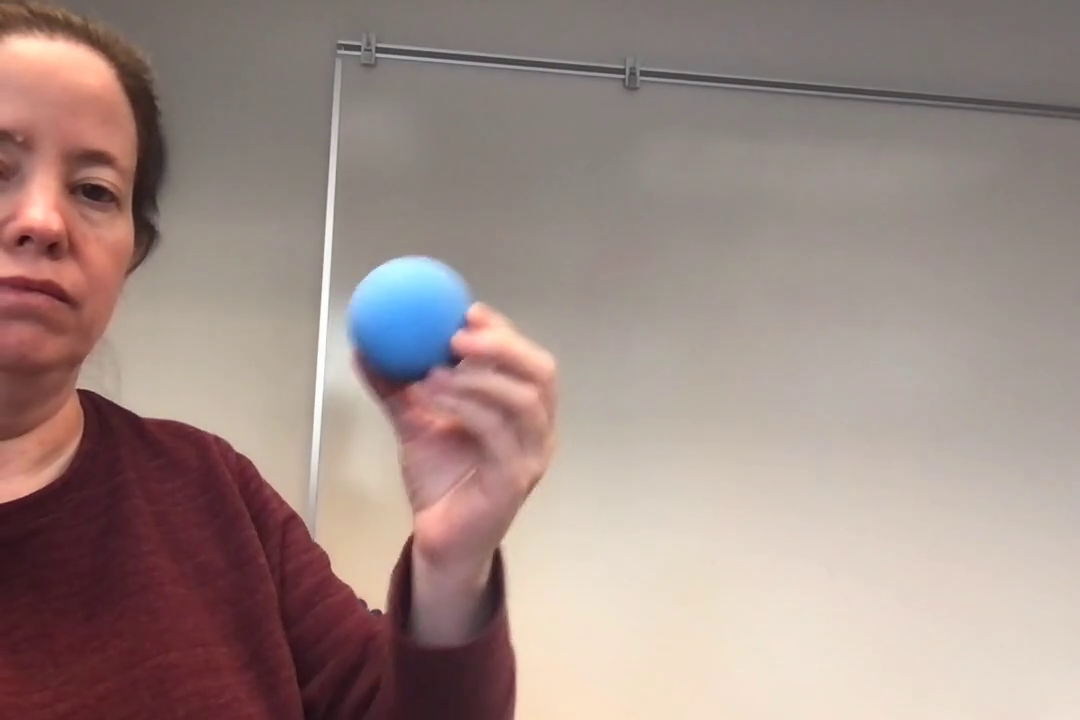
#> input picture frame 29 of BallPics&Video/Blue2/Blue2BG1.avi, 1080 x 720 px, given in place of Blue1BG3.avi, which was not available
$ python motionTrack.py
#> lines starting #> are read from the running program, lines starting #| are printed output that depends on the picture; after the words box and inside, x2 and y2 are one past the last pixel; in counts of white or black regions, pixels touching at a corner belong together; pictures that were not available may be replaced by others from this repository, and a replacement may not be noted
import cv2
import random

FILE_LOCATION = 'BallPics&Video/Blue1/Blue1BG3.avi'
CONTOUR_AREA_THRESH = 800
GAUSIAN_BLUR_SIZE = (15, 15)
PAUSED = False
MOTION_THRESH = 14
WHEN_BLUR = ['ON DIF', 'ON FRAME'][0]
DILATE_ITER = 10

cam = cv2.VideoCapture(FILE_LOCATION)

prevFrameImg = None
while prevFrameImg is None:
    prevFrameImg = cam.read()[1]
#> prevFrameImg is the input picture: shape (720, 1080, 3); mean B, G, R 133.8, 139.4, 159


currentFrame = None
playNextFrame = 0
recalculate = False

TRAJECTORY_BOUNDS = []


def intersection(a, b):
    x = max(a[0], b[0])
    y = max(a[1], b[1])
    w = min(a[0]+a[2], b[0]+b[2]) - x
    h = min(a[1]+a[3], b[1]+b[3]) - y
    if w < 0 or h < 0:
        return (0, 0, 0, 0)
    return (x, y, w, h)


def rectArea(rect):
    return rect[2] * rect[3]


def rectCenter(rect):
    x, y, w, h = rect
    return (x+int(w/2), y+int(h/2))


def updateTrajectory(contours):
    global TRAJECTORY_BOUNDS
    currBounds = [cv2.boundingRect(cont) for cont in contours if cv2.contourArea(
        cont) > CONTOUR_AREA_THRESH]
    if len(TRAJECTORY_BOUNDS) == 0:
        TRAJECTORY_BOUNDS = [[bound] for bound in currBounds if rectArea(
            bound) > 40 * CONTOUR_AREA_THRESH]

    seenTrajectories = set()
    for bound in currBounds:
        trajFound = False
        for index, trajBound in enumerate(TRAJECTORY_BOUNDS):
            if rectArea(intersection(trajBound[-1], bound)) > CONTOUR_AREA_THRESH and index not in seenTrajectories:
                trajBound.append(bound)
                trajFound = True
                seenTrajectories.add(index)
        if not trajFound and rectArea(bound) > 40 * CONTOUR_AREA_THRESH:
            TRAJECTORY_BOUNDS.append([bound])
            seenTrajectories.add(len(TRAJECTORY_BOUNDS)-1)


cv2.namedWindow('Frame difference Gray', cv2.WINDOW_NORMAL)
cv2.namedWindow('Thresh', cv2.WINDOW_NORMAL)
cv2.namedWindow('Contours', cv2.WINDOW_NORMAL)
cv2.namedWindow('ImgDiff', cv2.WINDOW_NORMAL)

cv2.setWindowProperty('Frame difference Gray', cv2.WND_PROP_TOPMOST, 1)
cv2.setWindowProperty('Thresh', cv2.WND_PROP_TOPMOST, 1)
cv2.setWindowProperty('Contours', cv2.WND_PROP_TOPMOST, 1)
cv2.setWindowProperty('ImgDiff', cv2.WND_PROP_TOPMOST, 1)

while True:
    if not PAUSED or playNextFrame or recalculate:
        if not recalculate:
            currentFrame = cam.read()[1]
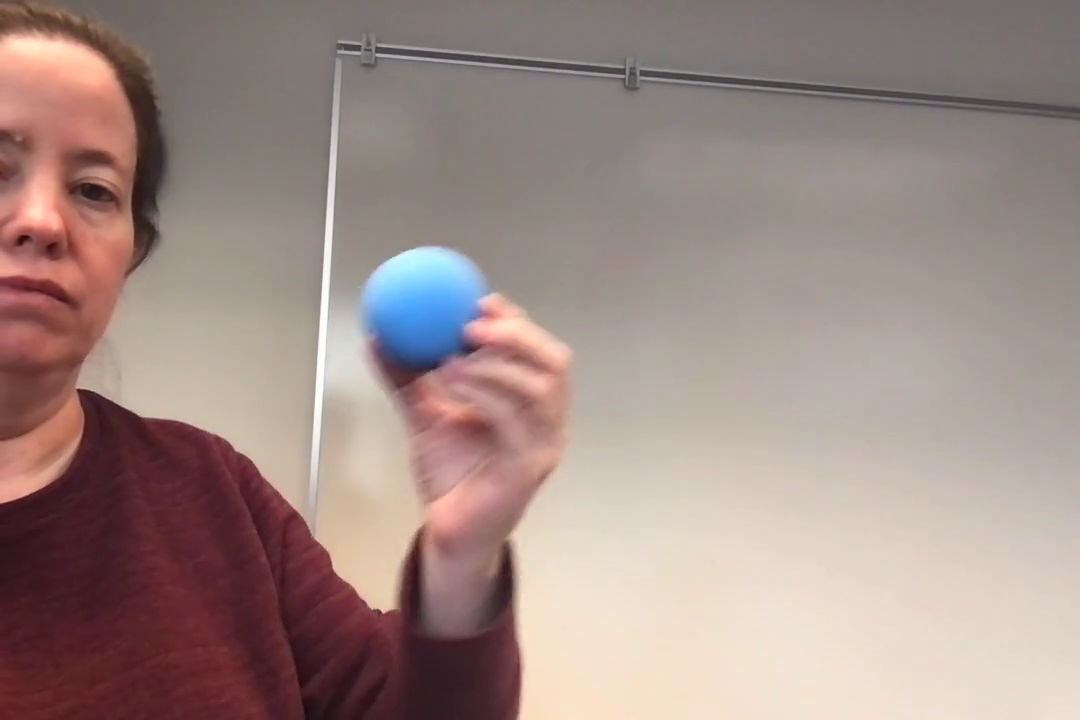
#> input picture frame 30 of BallPics&Video/Blue2/Blue2BG1.avi, 1080 x 720 px, given in place of Blue1BG3.avi, which was not available
#> currentFrame is the input picture: shape (720, 1080, 3); mean B, G, R 133.6, 139.2, 159
        playNextFrame -= bool(playNextFrame)
        recalculate = False

        if(currentFrame is None):
            cam = cv2.VideoCapture(FILE_LOCATION)
            prevFrameImg = None
            while prevFrameImg is None:
                prevFrameImg = cam.read()[1]
            TRAJECTORY_BOUNDS = []
            continue

        curFrameImg = currentFrame.copy()

        if WHEN_BLUR == 'ON FRAME':
            prevGausianImg = cv2.GaussianBlur(
                prevFrameImg, GAUSIAN_BLUR_SIZE, 0)
            curGausianImg = cv2.GaussianBlur(
                curFrameImg, GAUSIAN_BLUR_SIZE, 0)
            difImg = cv2.absdiff(prevGausianImg, curGausianImg)
        else:
            difImg = cv2.absdiff(prevFrameImg, curFrameImg)
            difImg = cv2.GaussianBlur(difImg, GAUSIAN_BLUR_SIZE, 0)

        grayDifImg = cv2.cvtColor(difImg, cv2.COLOR_BGR2GRAY)
        # grayDifImg = cv2.dilate(grayDifImg, None, iterations=DILATE_ITER)

        thresh = cv2.inRange(grayDifImg, MOTION_THRESH, 255)
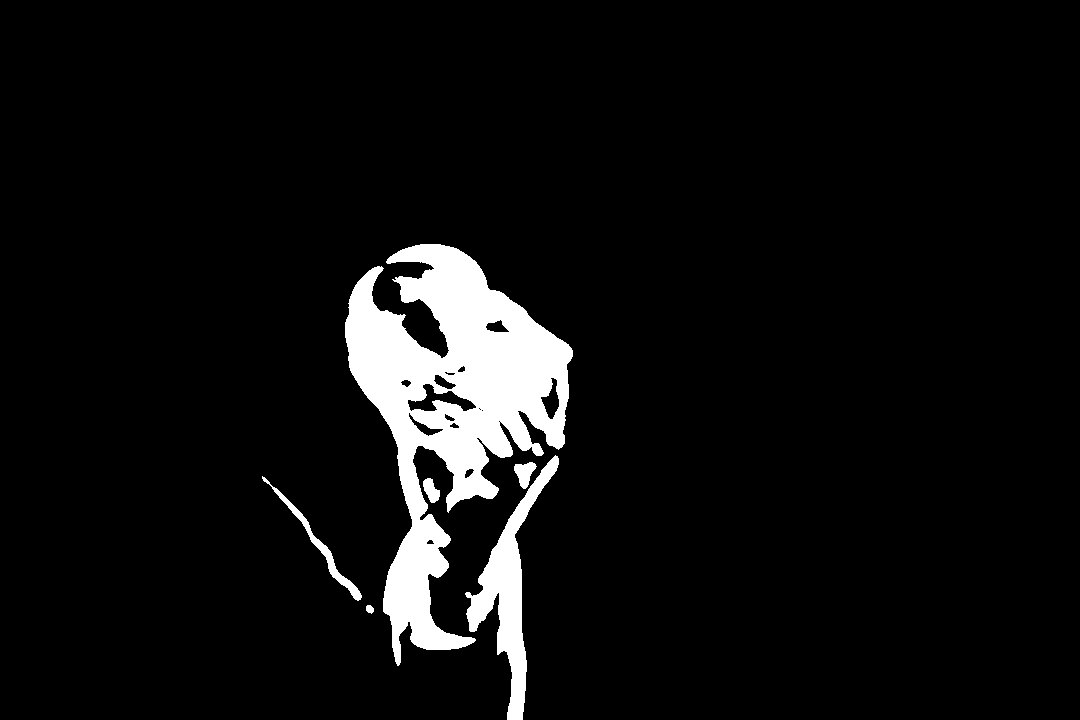
#> thresh: shape (720, 1080); 6.1% white; 6 white regions, box (x1, y1, x2, y2) and area: (345, 244, 573, 666) 39484, (465, 455, 559, 720) 6248, (262, 476, 362, 601) 967, (514, 462, 537, 489) 357, (423, 478, 440, 503) 265, (366, 605, 374, 614) 54
        thresh = cv2.dilate(thresh, None, iterations=DILATE_ITER)
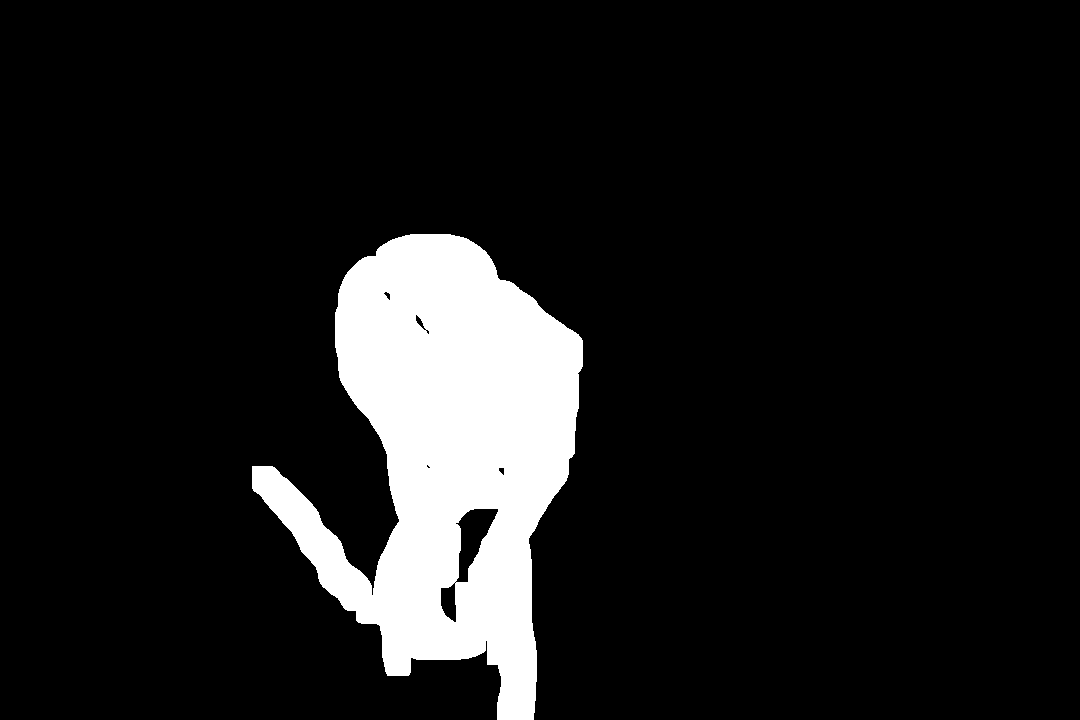
#> thresh: shape (720, 1080); 10.6% white; 1 white region

        # Read more about findContours here: https://medium.com/analytics-vidhya/opencv-findcontours-detailed-guide-692ee19eeb18
        contours, hierarch = cv2.findContours(
            thresh, [cv2.RETR_EXTERNAL, cv2.RETR_LIST][0], [cv2.CHAIN_APPROX_NONE, cv2.CHAIN_APPROX_SIMPLE][1])
#> contours = 1 contour; box (x1, y1, x2, y2) and area: (252, 234, 583, 720) 83814

        drawFrame = currentFrame.copy()
        for cont in contours:
            if cv2.contourArea(cont) > CONTOUR_AREA_THRESH:
                rect = cv2.boundingRect(cont)
                x, y, w, h = rect
                cv2.drawContours(drawFrame, [cont], -1, (0, 255, 0), 3)
                cv2.rectangle(
                    drawFrame, (x, y), (x+w, y+h), (0, 0, 255), 3)
#> this loop made 1 pass
#> (x, y, w, h) on pass 1: (252, 234, 331, 486)
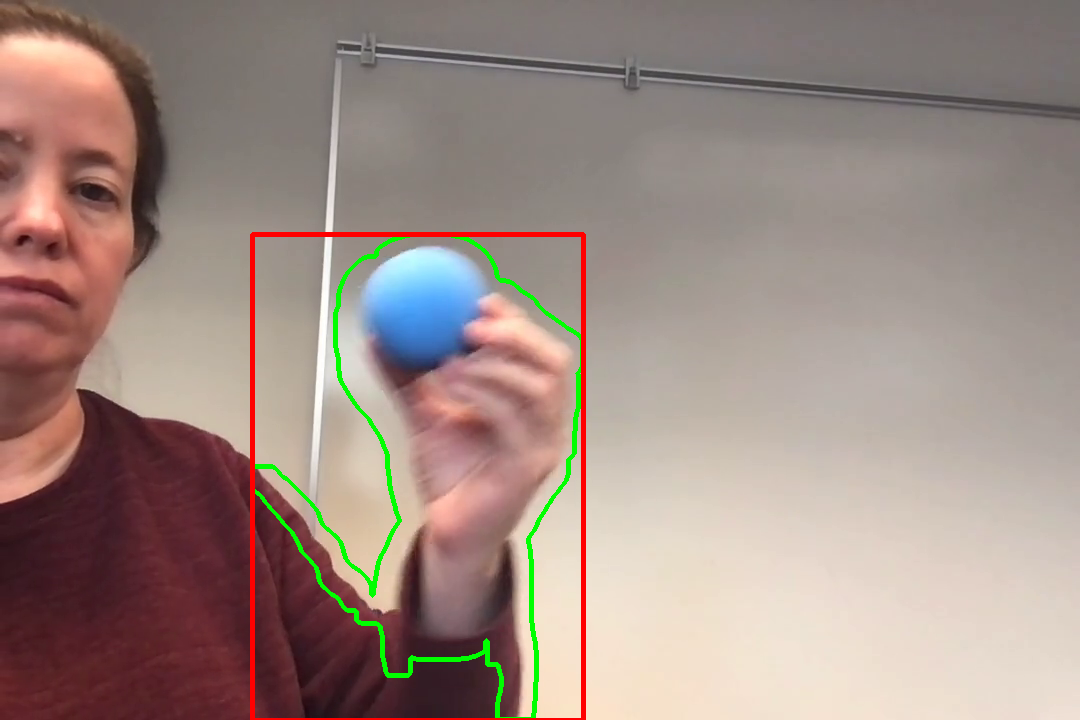
#> drawFrame: shape (720, 1080, 3); 1.85% of pixels changed, all inside (x1, y1, x2, y2) = (250, 232, 586, 720)

        updateTrajectory(contours)
#> in updateTrajectory, `currBounds = [cv2.boundingRect(cont) for cont in contours if cv2.conto..`: currBounds = [(252, 234, 331, 486)]
#> in updateTrajectory, `TRAJECTORY_BOUNDS = [[bound] for bound in currBounds if rectArea( boun..`: TRAJECTORY_BOUNDS = [[(252, 234, 331, 486)]]
#> the loop in updateTrajectory, `for bound in currBounds:` made 1 pass
#> after the loop in updateTrajectory, `for bound in currBounds:`: TRAJECTORY_BOUNDS = [[(252, 234, 331, 486), (252, 234, 331, 486)]]; seenTrajectories = 1 item; trajBound = [(252, 234, 331, 486), (252, 234, 331, 486)]
        for index, trajectory in enumerate(TRAJECTORY_BOUNDS):
            if len(trajectory) > 1:
                for i in range(len(trajectory)-1):
                    random.seed(index)
                    start = rectCenter(trajectory[i])
                    end = rectCenter(trajectory[i+1])
                    cv2.line(
                        drawFrame, start, end, (random.randint(0, 255), random.randint(0, 255), random.randint(0, 255)), 3)
#> this loop made 1 pass
#> trajectory on pass 1: [(252, 234, 331, 486), (252, 234, 331, 486)]
#> drawFrame: shape (720, 1080, 3); under 0.01% of pixels changed, all inside (x1, y1, x2, y2) = (415, 475, 420, 480)
        print(len(TRAJECTORY_BOUNDS))
#| 1

    keyPressed = cv2.waitKey(50)
#> (key Esc is pressed here)

    if chr(keyPressed & 0xFF) == 'q':
        print('-'*80)
        print('You Pressed [Q] To Quit')
        print('Contour area threshold:\t', CONTOUR_AREA_THRESH)
        print('Motion Threshold:\t', MOTION_THRESH)
        print('Dilation:   \t', DILATE_ITER)
        print('Gausian Blur Size:\t', GAUSIAN_BLUR_SIZE)
        print('Blur Mode:\t', WHEN_BLUR)
        break
    elif chr(keyPressed & 0xFF) == 'p':
        PAUSED = not PAUSED
        print('*'*20, ['\tVideo Feed Has Been Resumed\t',
              '\tVideo Feed Has Been Paused\t'][PAUSED], '*'*20, )
    elif chr(keyPressed & 0xFF) == 'w':
        CONTOUR_AREA_THRESH += 100
        print('Contour area threshold +increased+: \t', CONTOUR_AREA_THRESH)
    elif chr(keyPressed & 0xFF) == 's':
        CONTOUR_AREA_THRESH -= 100
        print('Contour area threshold -decreased-: \t', CONTOUR_AREA_THRESH)
    elif chr(keyPressed & 0xFF) == 'd':
        MOTION_THRESH += 2
        print('Motion Threshold +Increased+: \t', MOTION_THRESH)
    elif chr(keyPressed & 0xFF) == 'a':
        MOTION_THRESH -= 2
        print('Motion Threshold -Decreased-: \t', MOTION_THRESH)
    elif chr(keyPressed & 0xFF) == ']':
        GAUSIAN_BLUR_SIZE = tuple([i+2 for i in GAUSIAN_BLUR_SIZE])
        print('GAUSIAN_BLUR_SIZE +Increased+: \t', GAUSIAN_BLUR_SIZE)
    elif chr(keyPressed & 0xFF) == '[':
        GAUSIAN_BLUR_SIZE = tuple(
            [i-2 if i > 2 else 1 for i in GAUSIAN_BLUR_SIZE])
        print('GAUSIAN_BLUR_SIZE -Decreased-: \t', GAUSIAN_BLUR_SIZE)
    elif chr(keyPressed & 0xFF) == '9':
        DILATE_ITER = DILATE_ITER-1 if DILATE_ITER > 0 else 0
        print('DILATE_ITER *Decreased*: \t', DILATE_ITER)
    elif chr(keyPressed & 0xFF) == '0':
        DILATE_ITER += 1
        print('DILATE_ITER *Increased*: \t', DILATE_ITER)
    elif chr(keyPressed & 0xFF) == 'x':
        WHEN_BLUR = 'ON DIF' if WHEN_BLUR == 'ON FRAME' else 'ON FRAME'
        print('WHEN_BLUR *CHANGED*: \t', WHEN_BLUR)
    elif chr(keyPressed & 0xFF) == 'n':
        playNextFrame = 2
        print('******* NEXT FRAME *******')
    elif keyPressed != -1:
        print(chr(keyPressed & 0xFF), 'Pressed')
#|  Pressed
        print('Press -W,S- for Contour Threshold')
        print('Press -A,D- for Motion Threshold')
        print('Press -[,]- for Gausain Blur')
        print('Press -9,0- for Dilation')
        print('Press - x - to switch when Blur is Applied')
        print('Press - n - for Next Frame')

    if keyPressed != -1 and chr(keyPressed & 0xFF) != 'n':
        recalculate = True

    if not PAUSED or playNextFrame:
        prevFrameImg = curFrameImg
        playNextFrame -= bool(playNextFrame)

    cv2.resizeWindow('Frame difference Gray', (339, 226))
    cv2.resizeWindow('Thresh', (339, 226))
    cv2.resizeWindow('Contours', (339, 226))
    cv2.resizeWindow('ImgDiff', (339, 226))

    cv2.moveWindow('Frame difference Gray', 0, 0)
    cv2.moveWindow('Thresh', 0, 256)
    cv2.moveWindow('Contours', 0, 512)
    cv2.moveWindow('ImgDiff', 0, 768)

    cv2.imshow('Frame difference Gray', grayDifImg)
    cv2.imshow('Thresh', thresh)
    cv2.imshow('Contours', drawFrame)
    cv2.imshow('ImgDiff', difImg)

cv2.destroyAllWindows()

$ run again, starting later in the video
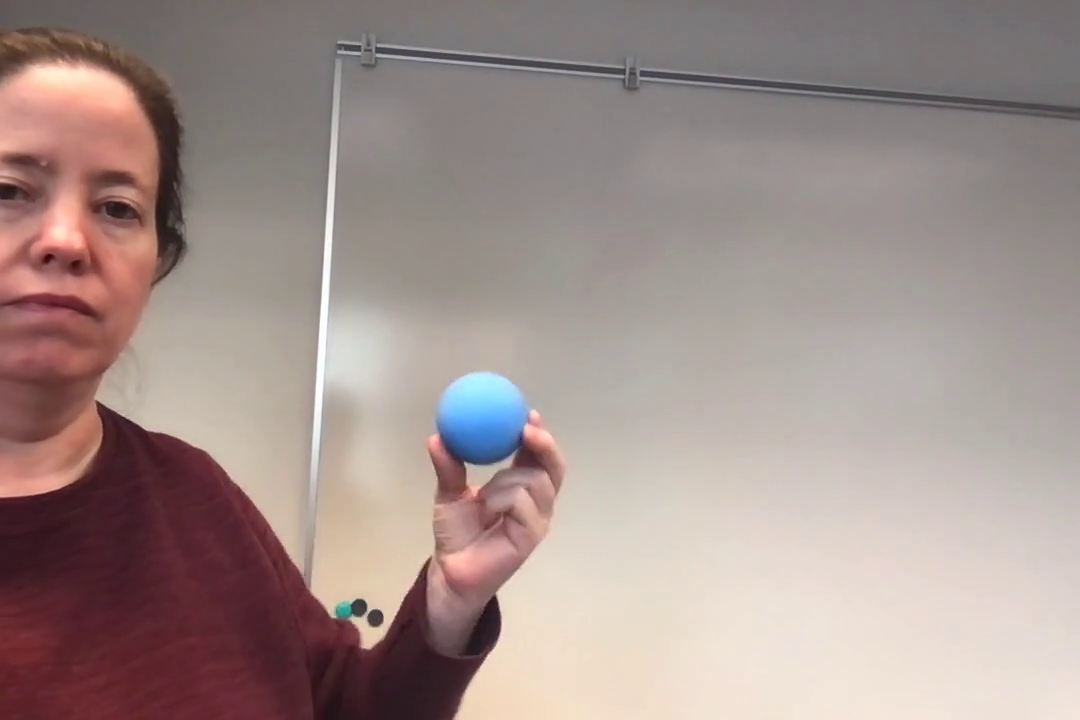
#> input picture frame 131 of BallPics&Video/Blue2/Blue2BG1.avi, 1080 x 720 px, given in place of Blue1BG3.avi, which was not available
#> prevFrameImg is the input picture: shape (720, 1080, 3); mean B, G, R 139.8, 143.9, 161
#> `thresh = cv2.dilate(thresh, None, iterations=DILATE_ITER)`:
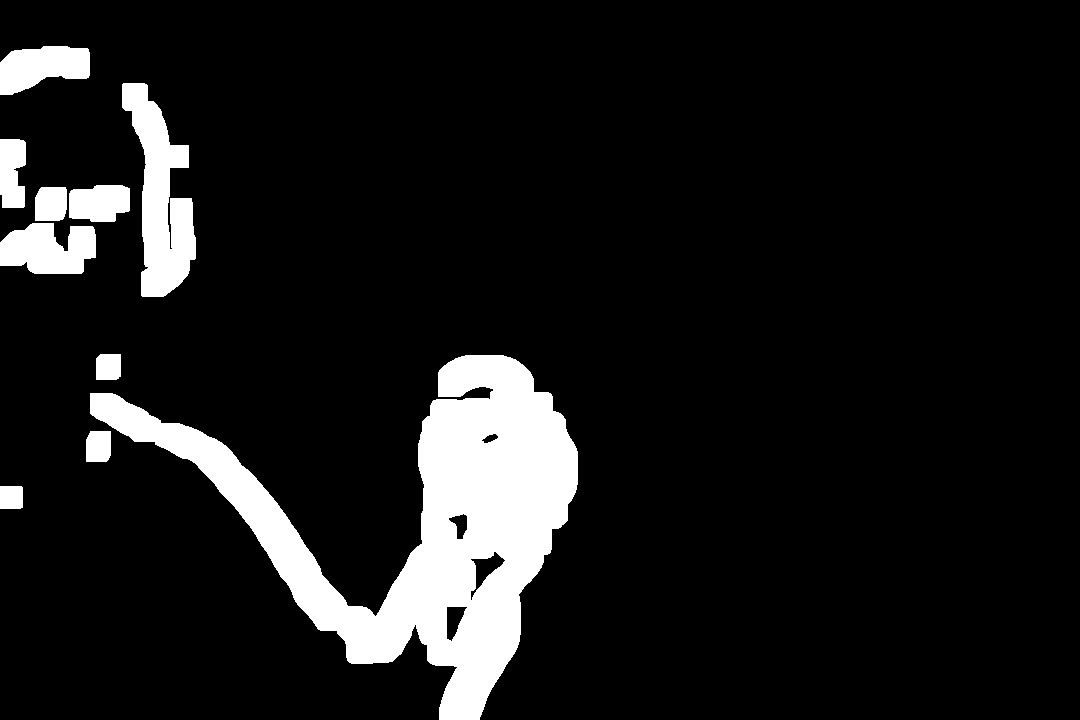
#> thresh: shape (720, 1080); 9.9% white; 10 white regions
#> contours = 10 contours; largest, box (x1, y1, x2, y2) and area: (90, 355, 578, 720) 55926, (122, 83, 196, 297) 7976, (0, 223, 96, 274) 3604, (0, 46, 90, 95) 3010, (69, 185, 130, 222) 1845
#> the loop `for cont in contours:` made 10 passes
#> (x, y, w, h) on passes 3, 5, 6, 7, 8, 9, 10: (90, 355, 488, 365), (0, 223, 96, 51), (35, 187, 32, 34), (69, 185, 61, 37), (0, 139, 26, 69), (122, 83, 74, 214), (0, 46, 90, 49)
#> after the loop `for cont in contours:`:
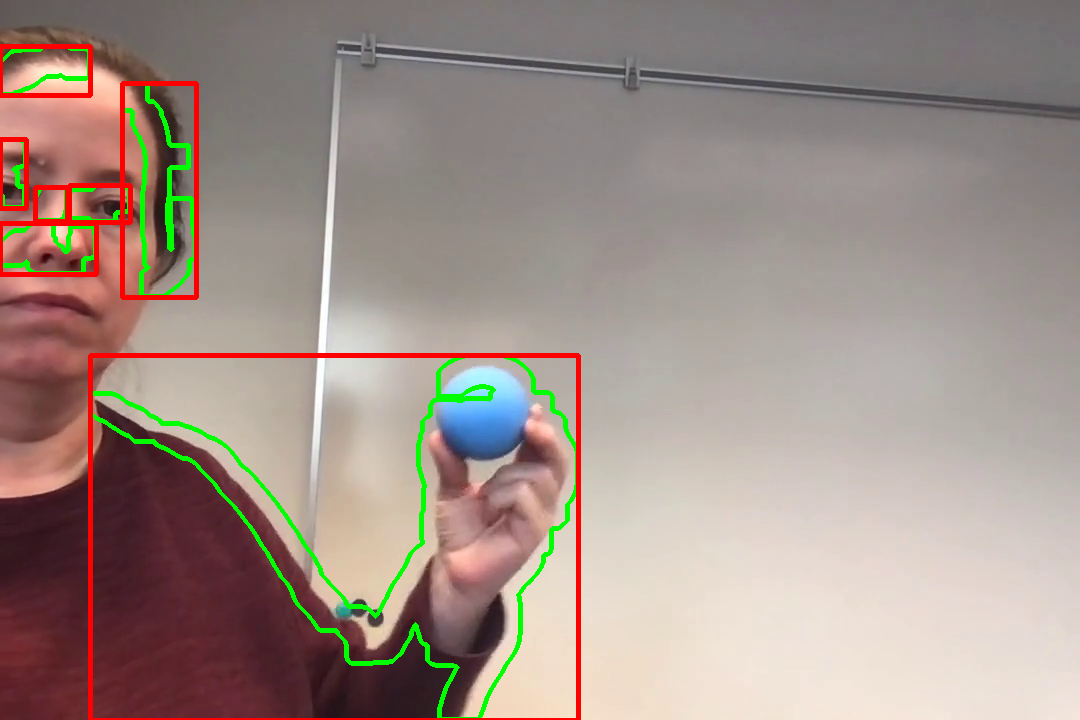
#> drawFrame: shape (720, 1080, 3); mean B, G, R 135.2, 143.2, 159.8
#> currBounds = [(90, 355, 488, 365), (0, 223, 96, 51), (35, 187, 32, 34), (69, 185, 61, 37), (0, 139, 26, 69), (122, 83, 74, 214), (0, 46, 90, 49)]
#> in updateTrajectory, `TRAJECTORY_BOUNDS = [[bound] for bound in currBounds if rectArea( boun..`: TRAJECTORY_BOUNDS = [[(90, 355, 488, 365)]]
#> the loop in updateTrajectory, `for bound in currBounds:` made 7 passes
#> bound on passes 1 to 7: (90, 355, 488, 365), (0, 223, 96, 51), (35, 187, 32, 34), (69, 185, 61, 37), (0, 139, 26, 69), (122, 83, 74, 214), (0, 46, 90, 49)
#> after the loop in updateTrajectory, `for bound in currBounds:`: TRAJECTORY_BOUNDS = [[(90, 355, 488, 365), (90, 355, 488, 365)]]; seenTrajectories = 1 item; trajBound = [(90, 355, 488, 365), (90, 355, 488, 365)]
#> the loop `for index, trajectory in enumerate(TRAJECTORY_BOUNDS):` made 1 pass
#> trajectory on pass 1: [(90, 355, 488, 365), (90, 355, 488, 365)]
#| 1
#|  Pressed
